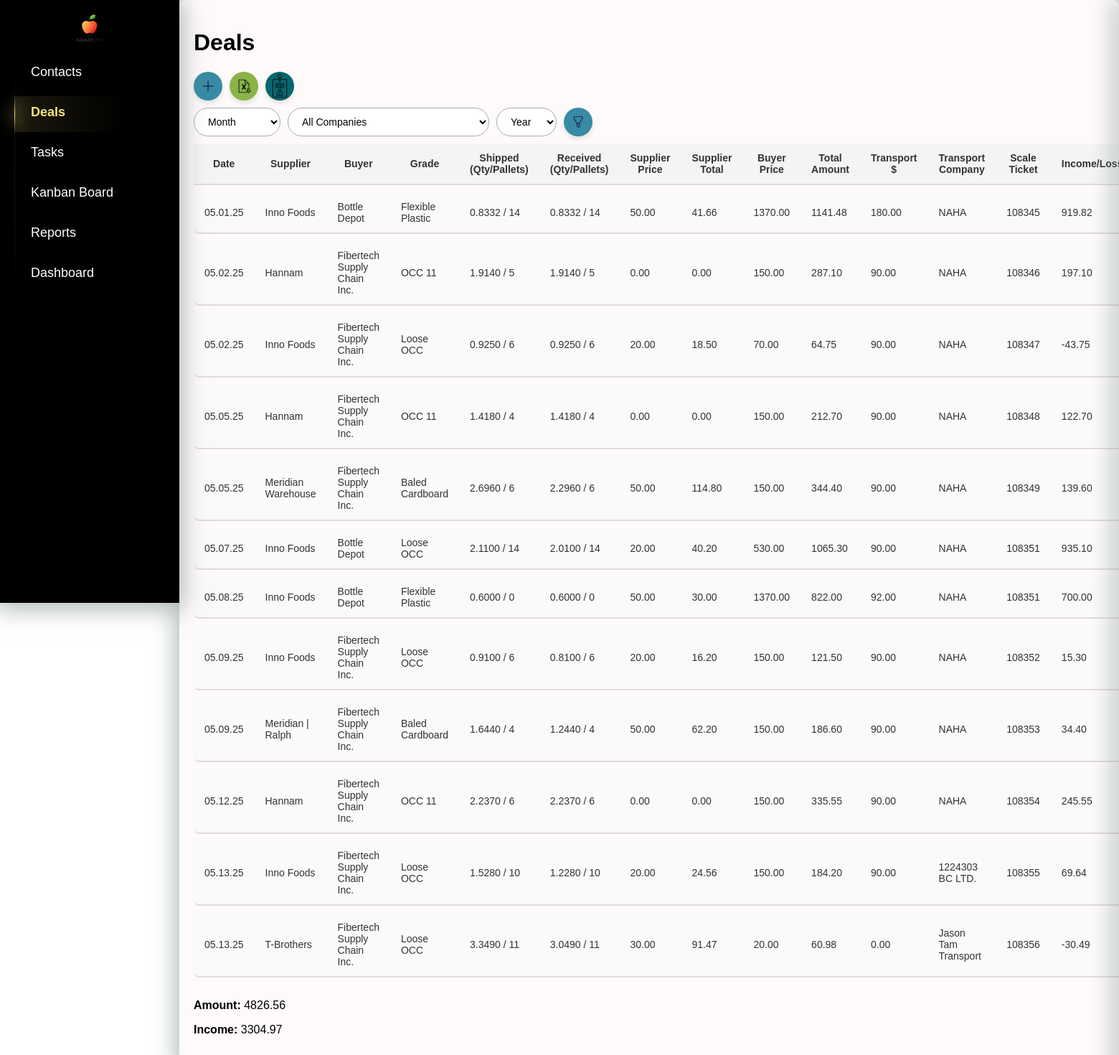
The app's page /deals/, older data.
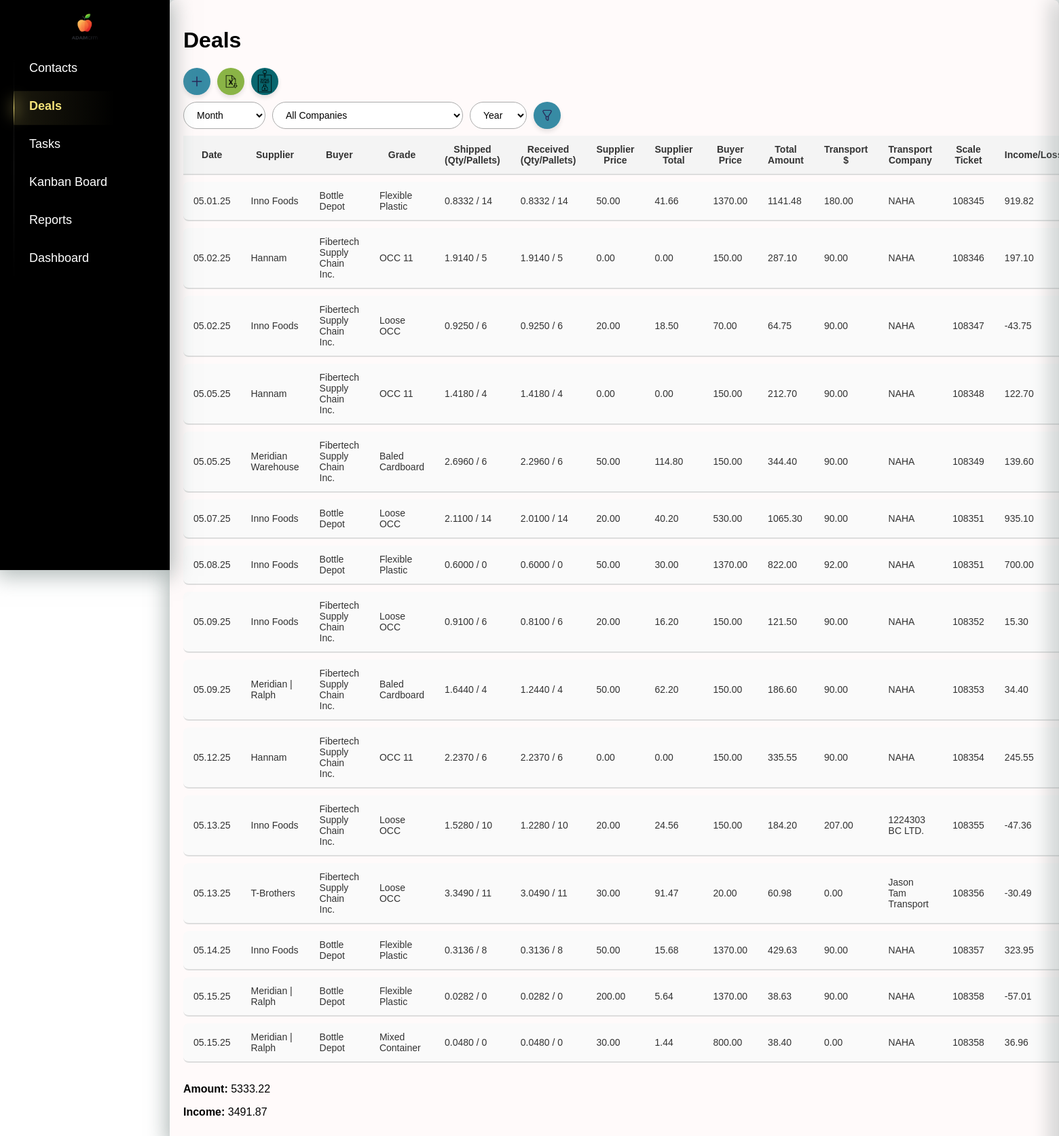
The same page, newer data.
### crm/models.py (models this page shows, shortened)
class Deals(models.Model):
    date = models.DateTimeField(default=timezone.now)  # Дата сделки
    supplier = models.ForeignKey(Company, on_delete=models.CASCADE, related_name='deals_as_supplier')
    buyer = models.ForeignKey(Company, on_delete=models.CASCADE, related_name='deals_as_buyer', null=True, blank=True)
    grade = models.CharField(max_length=255, choices=[(key, key) for key in settings.MATERIALS_LIST.keys()])
    shipped_quantity = models.DecimalField(max_digits=10, decimal_places=4, null=True, blank=True, default=0)  # Отправленный объем (тонны, паллеты и т.д.)
    shipped_pallets = models.PositiveIntegerField(default=0)  # Количество паллет (по умолчанию 0)
    scale_ticket = models.CharField(max_length=50, blank=True, null=True)  # Номер талона на весы (может быть пустым)
    received_quantity = models.DecimalField(max_digits=10, decimal_places=4, null=True, blank=True, default=0)  # Принятый объем (по умолчанию 0)
    received_pallets = models.IntegerField(default=0)  # Количество паллет, принятых (по умолчанию 0)
    supplier_price = models.DecimalField(max_digits=10, decimal_places=2, blank=True, null=True)  # Цена поставщика (может быть пустым)
    supplier_currency = models.CharField(max_length=10, default="CAD")  # Валюта поставщика (по умолчанию "CAD")
    supplier_total = models.DecimalField(max_digits=10, decimal_places=2, blank=True, null=True)  # Сумма поставщика (может быть пустым)
    buyer_price = models.DecimalField(max_digits=10, decimal_places=2)  # Цена покупателя
    buyer_currency = models.CharField(max_length=10, default="CAD")  # Валюта покупателя (по умолчанию "CAD")
    total_amount = models.DecimalField(max_digits=10, decimal_places=2,default=0)  # Итоговая сумма сделки
    invoice_number = models.CharField(max_length=50, blank=True, null=True)  # Номер счета (может быть пустым)
    paid_date = models.DateField(blank=True, null=True)  # Дата оплаты (может быть пустым)
    transport_cost = models.DecimalField(max_digits=10, decimal_places=2,default=0)  # Стоимость транспорта
    transport_company = models.ForeignKey(Company, on_delete=models.CASCADE, related_name='deals_as_hauler')  # Название транспортной компании (может быть пустым)
    total_income_loss = models.DecimalField(max_digits=10, decimal_places=2,default=0)  # Общий доход/убыток

class Company(models.Model):
    name = models.CharField(max_length=200, unique=True)
    unique_number = models.CharField(max_length=255, unique=True, blank=True, null=True)
    pickup_requested = models.BooleanField(default=False)
    def __str__(self):
        return self.name

### crm/views.py (the view)
# urls.py: path("deals/", views.deal_list, name="deal_list"),
def deal_list(request):
    print("DEBUG: datetime is", datetime)
    today_date = datetime.today()  # ✅ Теперь работает
    companies = Company.objects.all()
    current_month = today_date.month
    current_year = today_date.year
    deals = Deals.objects.all()
    suppliers = Company.objects.filter(contacts__company_type="suppliers").distinct()  # Только поставщики
    buyers = Company.objects.filter(contacts__company_type="buyers").distinct()  # Только покупатели
    hauler = Company.objects.filter(contacts__company_type="hauler").distinct() # Only Haulers
    month = request.GET.get('month', str(current_month).zfill(2))  # Текущий месяц по умолчанию
    year = request.GET.get('year', str(current_year))  # Текущий год по умолчанию
    selected_company_id = request.GET.get('company')
    if selected_company_id:
        deals = deals.filter(
            Q(supplier__id=selected_company_id) |
            Q(buyer__id=selected_company_id) |
            Q(transport_company__id=selected_company_id)
        )
    if month and year:
        deals = deals.filter(date__month=int(month), date__year=int(year))
    elif month:  # Если указан только месяц
        deals = deals.filter(date__month=int(month))
    elif year:  # Если указан только год
        deals = deals.filter(date__year=int(year))
    totals = deals.aggregate(
        total_income_loss=Sum('total_income_loss'),
        total_amount=Sum('total_amount'),
    )
    years = Deals.objects.annotate(year=ExtractYear('date')).values_list('year', flat=True).distinct()
    months = range(1, 13)  # Месяцы с 1 по 12
    month_names = {
        '01': _('January'),
        '02': _('February'),
        '03': _('March'),
        '04': _('April'),
        '05': _('May'),
        '06': _('June'),
        '07': _('July'),
        '08': _('August'),
        '09': _('September'),
        '10': _('October'),
        '11': _('November'),
        '12': _('December'),
    }
    form = DealForm()
    context = {
        'deals': deals,
        'suppliers': suppliers,  # Только поставщики
        'buyers': buyers,  # Только покупатели, если нужно
        'month': month,
        'year': year,
        'totals': totals,
        'years': sorted(years),  # Сортируем список лет для удобства
        'month_names': month_names,
        'months': months,  # Месяцы для выпадающего списка
        'setting': settings,
        'form': form,
        'hauler': hauler,
        'selected_company_id': int(selected_company_id) if selected_company_id else None,
        'companies': companies,
    }
    return render(request, 'crm/deal_list.html', context)

### crm/forms.py
class DealForm(forms.ModelForm):
    class Meta:
        model = Deals
        fields = [
            'date', 'supplier', 'buyer', 'grade', 'shipped_quantity', 'shipped_pallets',
            'scale_ticket', 'received_quantity', 'received_pallets', 'supplier_price',
            'supplier_currency', 'supplier_total', 'buyer_price', 'buyer_currency',
            'total_amount', 'invoice_number', 'paid_date', 'transport_cost', 'transport_company',
            'total_income_loss'
        ]
        widgets = {
            'date': forms.DateTimeInput(attrs={'type': 'datetime-local'}),
            'paid_date': forms.DateInput(attrs={'type': 'date'}),
            'supplier_price': forms.NumberInput(attrs={'step': '0.01'}),
            'buyer_price': forms.NumberInput(attrs={'step': '0.01'}),
            'transport_cost': forms.NumberInput(attrs={'step': '0.01'}),
            'total_amount': forms.NumberInput(attrs={'step': '0.01'}),
            'total_income_loss': forms.NumberInput(attrs={'step': '0.01'}),
        }

### crm/templatetags/custom_filters.py (called while the page is built)
@register.filter(name='get_month_name')
def get_month_name(value):
    try:
        return calendar.month_name[int(value)]
    except (ValueError, IndexError):
        return value

### crm/templates/crm/deal_list.html (shortened to what this page needs)
{% extends 'crm/index.html' %}
{% load static %}
{% load custom_filters %}
{% block content %}
        <h1>Deals</h1>
        <div class="buttons-container">
            <button id="addNewDealBtn" class="add-new-deal-btn">
                <img src="{% static 'crm/images/icons/plus.png' %}" alt="Add Icon" class="icon">
            </button>
            <a href="{% url 'export_deals_to_excel' %}?month={{ month }}&year={{ year }}" class="export-btn">
                <img src="{% static 'crm/images/icons/excel.png' %}" alt="Export Icon" class="icon">
            </a>
            <button onclick="openScaleTicketSidebar()" class="scale-btn">
                <img src="{% static 'crm/images/icons/scale_ticket.png' %}" alt="Add Icon" class="icon">
            </button>
        </div>
        <form method="get" action="{% url 'deal_list' %}" class="filter-form">
            <div class="filter-container">
                <div class="filter-item">
                    <select name="month" id="month">
                        <option value="" {% if not month %}selected{% endif %}>Month</option>
                    </select>
                </div>
                <div class="filter-item">
                    <select name="company" id="company">
                        <option value="">All Companies</option>
                    </select>
                </div>
                <div class="filter-item">
                    <select name="year" id="year">
                        <option value="" {% if not year %}selected{% endif %}>Year</option>
                    </select>
                </div>
                <div class="filter-item">
                    <button type="submit" class="filter-btn">
                        <img src="{% static 'crm/images/icons/filter.png' %}" alt="Filter Icon" class="icon">
                    </button>
                </div>
            </div>
        </form>
        <table id="dealTable" class="deal-table">
            <thead>
                <tr>
                    <th>Date</th>
                    <th>Supplier</th>
                    <th>Buyer</th>
                    <th>Grade</th>
                    <th>Shipped (Qty/Pallets)</th>
                    <th>Received (Qty/Pallets)</th>
                    <th>Supplier Price</th>
                    <th>Supplier Total</th>
                    <th>Buyer Price</th>
                    <th>Total Amount</th>
                    <th>Transport $</th>
                    <th>Transport Company</th>
                    <th>Scale Ticket</th>
                    <th>Income/Loss</th>
                </tr>
            </thead>
            <tbody>
                {% for deal in deals %}
                <tr class="deal-row" data-id="{{ deal.id }}">
                    <td>{{ deal.date|date:'m.d.y' }}</td>
                    <td>{{ deal.supplier.name }}</td>
                    <td>{{ deal.buyer.name }}</td>
                    <td>{{ deal.grade }}</td>
                    <td>{{ deal.shipped_quantity }} / {{ deal.shipped_pallets }}</td>
                    <td>{{ deal.received_quantity }} / {{ deal.received_pallets }}</td>
                    <td>{{ deal.supplier_price }}</td>
                    <td>{{ deal.supplier_total }}</td>
                    <td>{{ deal.buyer_price }}</td>
                    <td>{{ deal.total_amount }}</td>
                    <td>{{ deal.transport_cost }}</td>
                    <td>{{ deal.transport_company }}</td>
                    <td>{{ deal.scale_ticket|default:"N/A" }}</td>
                    <td>{{ deal.total_income_loss }}</td>
                </tr>
                {% empty %}
                <tr><td colspan="14">No deals available.</td></tr>
                {% endfor %}
            </tbody>
        </table>
        <div style="margin-top: 20px;">
            <p><strong>Amount:</strong> {{ totals.total_amount|default:"0.00"|floatformat:2 }}</p>
            <p><strong>Income:</strong> {{ totals.total_income_loss|default:"0.00"|floatformat:2 }}</p>
        </div>
    <link rel="stylesheet" href="{% static 'crm/deal_list.css' %}">
    <link rel="stylesheet" href="{% static 'crm/styles.css' %}">
{% endblock %}

### crm/templates/crm/index.html (shortened to what this page needs)
<!DOCTYPE html>
<html lang="en">
<head>
    {% load static %}
    <link rel="stylesheet" href="{% static 'crm/index.css' %}">
    <link rel="stylesheet" href="{% static 'crm/styles.css' %}">
    <link rel="stylesheet" href="{% static 'crm/deal_list.css' %}">
</head>
<body>
    <nav class="sidebar">
      <div class="logo">
        <a href="{% url 'sales_analytics' %}">
          <img src="{% static 'crm/images/logo2.png' %}" alt="Logo" class="logo-img">
        </a>
      </div>
      <div class="radio-container">
        <ul>
          <li><a href="{% url 'contacts_list' %}">Contacts</a></li>
          <li><a href="{% url 'deal_list' %}">Deals</a></li>
          <li><a href="{% url 'task_list' %}">Tasks</a></li>
          <li><a href="{% url 'kanban_board' %}">Kanban Board</a></li>
          <li><a href="{% url 'report_list' %}">Reports</a></li>
          <li><a href="{% url 'sales_analytics' %}">Dashboard</a></li>
        </ul>
      </div>
    </nav>
        <div class="content">
            {% block content %}
            {% endblock %}
        </div>
</body>
</html>

### crm/static/crm/index.css (style rules this page uses)
:root { --primary-bg: #FFFAFA; --secondary-bg: #FFFAFA; --highlight: #8AAAA5; --accent: #CABD9A; --dark-accent: #A5956D; --shadow-color: rgba(124, 138, 137, 0.6); }
body { margin: 0; font-family: Arial, sans-serif; background-color: white; }
.sidebar { position: fixed; top: 0; left: 0; width: 210px; height: 100vh; background-color: black; padding: 20px; color: white; box-shadow: 0 4px 30px 5px var(--shadow-color); }
.sidebar ul { list-style: none; padding: 0; margin: 0; }
.sidebar ul li { margin-bottom: 15px; }
.sidebar ul li a { color: white; text-decoration: none; font-size: 18px; display: block; padding: 10px 15px; border-radius: 5px; transition: color 0.3s ease-in-out; }
.sidebar ul li a.active { color: var(--main-color); font-weight: bold; }
.sidebar .logo { display: flex; justify-content: center; align-items: center; margin-bottom: 20px; }
.logo img { max-width: 100px; height: auto; }
.content { flex-grow: 1; padding: 20px; background-color: var(--primary-bg); border-radius: 8px; margin-left: 250px; min-height: 100vh; box-shadow: 0 4px 30px 5px var(--shadow-color); }
.radio-container { --main-color: #f7e479; --main-color-opacity: #f7e4791c; --total-radio: 3; display: flex; flex-direction: column; position: relative; padding-left: 0.5rem; }

### crm/static/crm/styles.css (style rules this page uses)
.logo img { max-height: 40px; width: auto; object-fit: contain; display: block; }
.icon { width: 20px; height: 20px; margin: 0; display: block; object-fit: contain; }
.deal-table { width: 100%; border-collapse: separate; border-spacing: 0 10px; }
.deal-table th, .deal-table td { padding: 12px 15px; font-size: 14px; color: #333; border-bottom: 2px solid #ddd; }
.deal-table tbody tr td:first-child { border-top-left-radius: 8px; border-bottom-left-radius: 8px; }
.deal-table tbody tr td:last-child { border-top-right-radius: 8px; border-bottom-right-radius: 8px; }
.deal-table thead tr { background-color: #f4f4f4; }
.deal-table tbody tr { background-color: #fafafa; }
.logo-img { width: 30px; height: auto; }

### crm/static/crm/deal_list.css (style rules this page uses)
.buttons-container { display: flex; gap: 10px; align-items: center; margin-bottom: 10px; }
.add-new-deal-btn { display: flex; align-items: center; justify-content: center; width: 40px; height: 40px; background-color: #378BA4; border: none; border-radius: 50%; cursor: pointer; transition: background-color 0.3s ease, transform 0.2s ease; box-shadow: 0 4px 6px rgba(0, 0, 0, 0.1); padding: 0; overflow: hidden; }
.add-new-deal-btn img { width: 20px; height: 20px; pointer-events: none; object-fit: cover; }
.export-btn { display: flex; align-items: center; justify-content: center; width: 40px; height: 40px; background-color: #8ab446; border: none; border-radius: 50%; cursor: pointer; transition: background-color 0.3s ease, transform 0.2s ease; box-shadow: 0 4px 6px rgba(0, 0, 0, 0.1); padding: 0; overflow: hidden; }
.export-btn img { width: 20px; height: 20px; pointer-events: none; object-fit: cover; }
.scale-btn { display: flex; align-items: center; justify-content: center; width: 40px; height: 40px; background-color: #08666e; border: none; border-radius: 50%; cursor: pointer; transition: background-color 0.3s ease, transform 0.2s ease; box-shadow: 0 4px 6px rgba(0, 0, 0, 0.1); padding: 0; overflow: hidden; }
.scale-btn img { width: 40px; height: 40px; pointer-events: none; object-fit: cover; }
.filter-container { display: flex; gap: 10px; align-items: center; }
.filter-item { display: flex; flex-direction: column; gap: 5px; }
.filter-btn { display: flex; align-items: center; justify-content: center; width: 40px; height: 40px; background-color: #378BA4; border: none; border-radius: 50%; cursor: pointer; transition: background-color 0.3s ease, transform 0.2s ease; box-shadow: 0 4px 6px rgba(0, 0, 0, 0.1); padding: 0; overflow: hidden; }
.filter-btn .icon { width: 20px; height: 20px; pointer-events: none; object-fit: contain; }
.filter-item input, .filter-item select { padding: 10px 15px; border: 1px solid #aaa; border-radius: 25px; background: white; font-size: 14px; outline: none; transition: 0.3s; }

Row changes from the older to the newer data that the page shows:
changed Deals "1224303 BC LTD.": transport_cost "90.00" → "207.00"; total_income_loss "69.64" → "-47.36"
added Deals: date "05.14.25", supplier.name "Inno Foods", buyer.name "Bottle Depot", grade "Flexible Plastic", shipped_quantity "0.3136", shipped_pallets "8", received_quantity "0.3136", received_pallets "8", supplier_price "50.00", supplier_total "15.68", buyer_price "1370.00", total_amount "429.63", transport_cost "90.00", transport_company "NAHA", scale_ticket "108357", total_income_loss "323.95"
added Deals: date "05.15.25", supplier.name "Meridian | Ralph", buyer.name "Bottle Depot", grade "Flexible Plastic", shipped_quantity "0.0282", shipped_pallets "0", received_quantity "0.0282", received_pallets "0", supplier_price "200.00", supplier_total "5.64", buyer_price "1370.00", total_amount "38.63", transport_cost "90.00", transport_company "NAHA", scale_ticket "108358", total_income_loss "-57.01"
added Deals: date "05.15.25", supplier.name "Meridian | Ralph", buyer.name "Bottle Depot", grade "Mixed Container", shipped_quantity "0.0480", shipped_pallets "0", received_quantity "0.0480", received_pallets "0", supplier_price "30.00", supplier_total "1.44", buyer_price "800.00", total_amount "38.40", transport_cost "0.00", transport_company "NAHA", scale_ticket "108358", total_income_loss "36.96"
Text that changed along with them:
{{ totals.total_amount|default:"0.00"|floatformat:2 }}: "4826.56" → "5333.22"
{{ totals.total_income_loss|default:"0.00"|floatformat:2 }}: "3304.97" → "3491.87"
